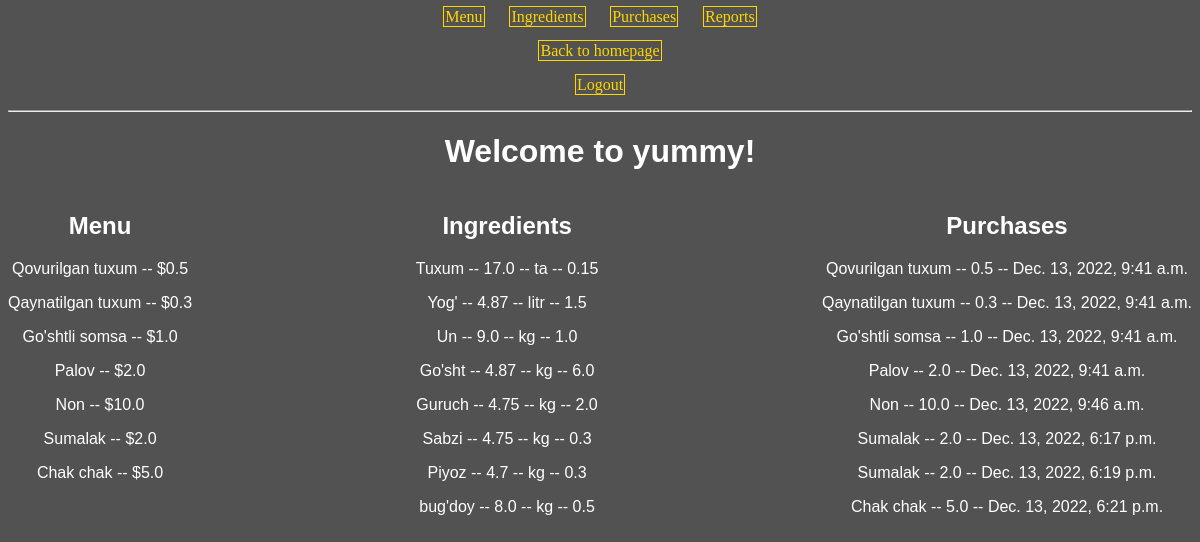
The page / (signed in) on the database its author committed.
### base/models.py (models this page shows, shortened)
class MenuItem(models.Model):
    title = models.CharField(max_length=200)
    price = models.FloatField(default=0.00)

class Ingredient(models.Model):
    name = models.CharField(max_length=200, unique=True)
    quantity = models.FloatField(default=0)
    unit = models.CharField(max_length=200)
    price_per_unit = models.FloatField(default=0)

class Purchase(models.Model):
    menu_item = models.ForeignKey(MenuItem, on_delete=models.CASCADE)
    timestamp = models.DateTimeField(auto_now_add=True)

### base/views.py (the view)
# urls.py: path('', views.HomeView.as_view(), name='home'),
class HomeView(LoginRequiredMixin, TemplateView):
    template_name = 'base/home.html'
    def get_context_data(self, **kwargs):
        context = super().get_context_data(**kwargs)
        context['menu_items'] = MenuItem.objects.all()
        context['ingredient'] = Ingredient.objects.all()
        context['purchase'] = Purchase.objects.all()
        return context

### base/templates/base/home.html
{% extends 'base/main.html' %}
{% load static %}
{% block content %}
<link rel="stylesheet" href="{% static 'style.css' %}">
<body>
<H1>Welcome to yummy!</H1>
<div class="menu">
<h2>Menu</h2>
    {% for menu_item in menu_items %}
           <p> {{ menu_item.title}} -- ${{menu_item.price}} </p>
    {% endfor %}</div>
    <div class="ingredients">
    <h2>Ingredients</h2>
    {% for q in ingredient %}
    <p >{{q.name}} -- {{q.quantity}} -- {{q.unit}} -- {{q.price_per_unit}}</p>
    {% endfor %}</div>
    <div class="purchases">
    <h2>Purchases</h2>
    {% for w in purchase %}
    <p class="purchase">{{w.menu_item.title}} -- {{w.menu_item.price}} -- {{w.timestamp}}</p>
    {% endfor %}
</body>
{% endblock %}</div>

### base/templates/base/main.html (shortened to what this page needs)
{% include 'base/navbar.html' %}
{% block content %}
{% endblock %}
</html>

### base/templates/base/navbar.html
<body><a href="{% url 'menuitemlist' %}">Menu</a> <a href="{% url 'ingredientlist' %}">Ingredients</a> <a href="{% url 'purchaselist' %}">Purchases</a>
<a href="{% url 'report' %}"> Reports </a>
<P><a href="{% url 'home' %}"> Back to homepage </a> </P>
<P>
{% if user.is_authenticated %}
<a href="/logout"> Logout </a>
{% endif %}</P>
<hr></body>

### base/static/style.css (style rules this page uses)
body { background-color: rgba(50, 49, 49, 0.838); font: Cera Pro; }

### base/templates/base/main.html (style rules this page uses)
body { background-color: rgba(50, 49, 49, 0.838); font-family: Helvetica; text-align: center; color: white; }
a { color: gold; font-family: Cera Pro; border-color: gold; border-style: solid; border-width: 1px; padding: 0.1%; margin: 10PX; }
a:link { text-decoration: none; }
.menu { position: static; float: left; }
.purchases { position: static; float: right; }
.ingredients { display: block; display: inline-block; }

### rows shown on the page
MenuItem: title "Qovurilgan tuxum", price "0.5"
MenuItem: title "Qaynatilgan tuxum", price "0.3"
MenuItem: title "Go'shtli somsa", price "1.0"
MenuItem: title "Palov", price "2.0"
MenuItem: title "Non", price "10.0"
MenuItem: title "Sumalak", price "2.0"
MenuItem: title "Chak chak", price "5.0"
Ingredient: name "Tuxum", quantity "17.0", unit "ta", price_per_unit "0.15"
Ingredient: name "Yog'", quantity "4.87", unit "litr", price_per_unit "1.5"
Ingredient: name "Un", quantity "9.0", unit "kg", price_per_unit "1.0"
Ingredient: name "Go'sht", quantity "4.87", unit "kg", price_per_unit "6.0"
Ingredient: name "Guruch", quantity "4.75", unit "kg", price_per_unit "2.0"
Ingredient: name "Sabzi", quantity "4.75", unit "kg", price_per_unit "0.3"
Ingredient: name "Piyoz", quantity "4.7", unit "kg", price_per_unit "0.3"
Ingredient: name "bug'doy", quantity "8.0", unit "kg", price_per_unit "0.5"
Purchase: menu_item "Qovurilgan tuxum", menu_item.price "0.5", timestamp "Dec. 13, 2022, 9:41 a.m."
Purchase: menu_item "Qaynatilgan tuxum", menu_item.price "0.3", timestamp "Dec. 13, 2022, 9:41 a.m."
Purchase: menu_item "Go'shtli somsa", menu_item.price "1.0", timestamp "Dec. 13, 2022, 9:41 a.m."
Purchase: menu_item "Palov", menu_item.price "2.0", timestamp "Dec. 13, 2022, 9:41 a.m."
Purchase: menu_item "Non", menu_item.price "10.0", timestamp "Dec. 13, 2022, 9:46 a.m."
Purchase: menu_item "Sumalak", menu_item.price "2.0", timestamp "Dec. 13, 2022, 6:17 p.m."
Purchase: menu_item "Sumalak", menu_item.price "2.0", timestamp "Dec. 13, 2022, 6:19 p.m."
Purchase: menu_item "Chak chak", menu_item.price "5.0", timestamp "Dec. 13, 2022, 6:21 p.m."
